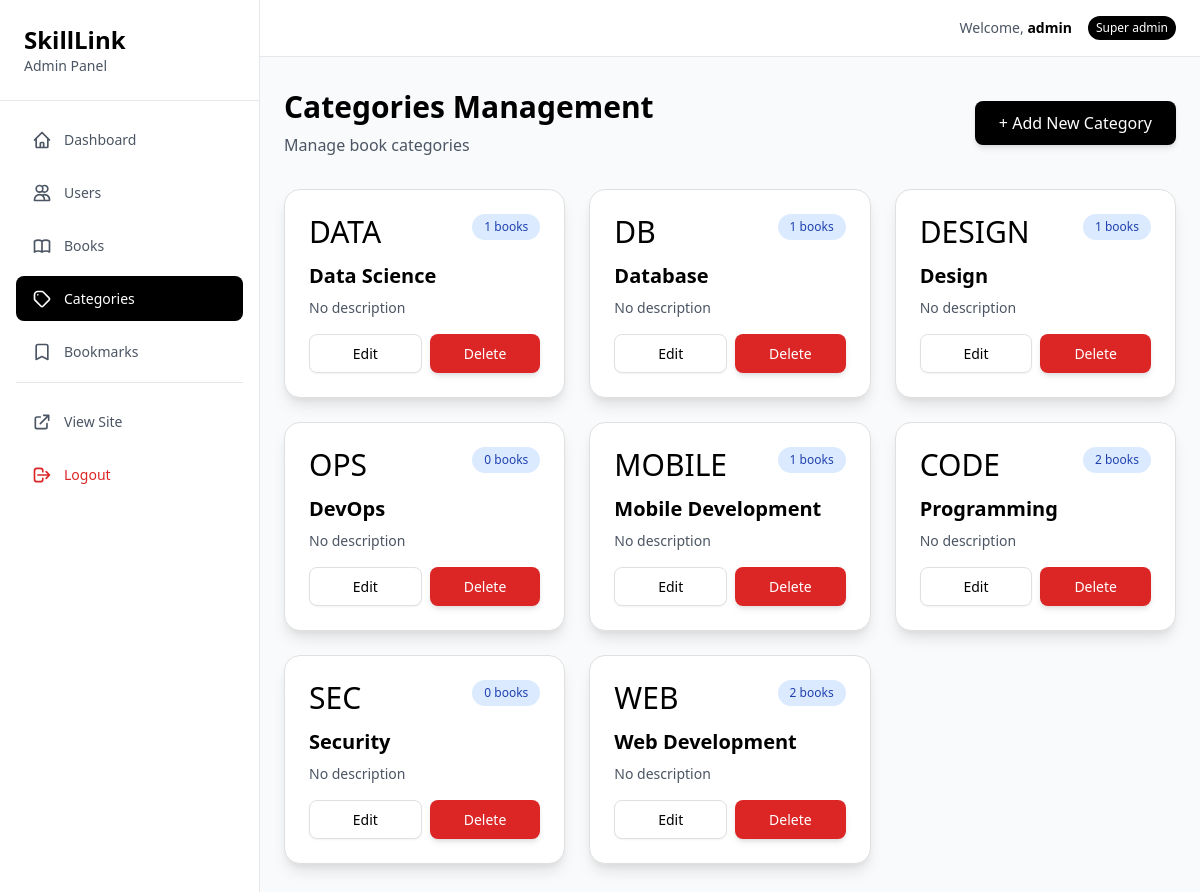
The app's page /admin/categories.php (signed in) with its own data.
### tables this page shows
CREATE TABLE IF NOT EXISTS categories (
    id INT AUTO_INCREMENT PRIMARY KEY,
    name VARCHAR(100) NOT NULL UNIQUE,
    slug VARCHAR(100) NOT NULL UNIQUE,
    description TEXT,
    icon VARCHAR(50) DEFAULT 'book',
    created_at TIMESTAMP DEFAULT CURRENT_TIMESTAMP,
    INDEX idx_slug (slug)
);

### src/controllers/AdminController.php (called while the page is built, shortened)
<?php
require_once __DIR__ . '/../models/Book.php';
require_once __DIR__ . '/../models/Category.php';
class AdminController
{
    private $categoryModel;
    public function __construct($pdo) {
        $this->categoryModel = new Category($pdo);
    }
    public function getAllCategoriesAdmin() {
        return $this->categoryModel->getBooksCount();
    }
}

### src/models/Category.php (called while the page is built, shortened)
<?php
class Category
{
    private $pdo;
    public function __construct($pdo) {
        $this->pdo = $pdo;
    }
    public function getBooksCount($categoryId = null) {
        if ($categoryId) {
            $sql = "SELECT COUNT(*) as count FROM books WHERE category_id = :category_id";
            $stmt = $this->pdo->prepare($sql);
            $stmt->execute([':category_id' => $categoryId]);
            $result = $stmt->fetch();
            return $result['count'];
        } else {
            $sql = "SELECT c.id, c.name, c.slug, c.icon, COUNT(b.id) as books_count
                    FROM categories c
                    LEFT JOIN books b ON c.id = b.category_id
                    GROUP BY c.id
                    ORDER BY c.name ASC";
            $stmt = $this->pdo->query($sql);
            return $stmt->fetchAll();
        }
    }
}

### public/admin/categories.php (the view, shortened to what this page needs)
<?php
require_once '../../src/config/database.php';
require_once '../../src/controllers/AdminController.php';
$adminController = new AdminController($pdo);
$categories = $adminController->getAllCategoriesAdmin();
require_once '../../src/includes/components/admin-header.php';
?>
<div class="mb-8">
    <div class="flex items-center justify-between">
        <div>
            <h1 class="text-3xl font-bold text-black mb-2">Categories Management</h1>
            <p class="text-gray-600">Manage book categories</p>
        </div>
        <button onclick="showCreateCategoryModal()" class="btn btn-primary">
            + Add New Category
        </button>
    </div>
</div>
<div class="grid grid-cols-1 md:grid-cols-2 lg:grid-cols-3 gap-6">
    <?php foreach ($categories as $category): ?>
        <div class="card">
            <div class="p-6">
                <div class="flex items-start justify-between mb-3">
                    <div class="text-3xl"><?php echo $category['icon']; ?></div>
                    <span class="admin-badge admin-badge-info">
                        <?php echo $category['books_count']; ?> books
                    </span>
                </div>
                <h3 class="text-xl font-bold text-black mb-2">
                    <?php echo htmlspecialchars($category['name']); ?>
                </h3>
                <p class="text-sm text-gray-600 mb-4">
                    <?php echo htmlspecialchars($category['description'] ?? 'No description'); ?>
                </p>
                <div class="flex gap-2">
                    <button
                        onclick='showEditCategoryModal(<?php echo json_encode($category); ?>)'
                        class="btn btn-secondary btn-sm flex-1">
                        Edit
                    </button>
                    <button
                        onclick="showDeleteCategoryModal(<?php echo $category['id']; ?>, '<?php echo htmlspecialchars($category['name']); ?>', <?php echo $category['books_count']; ?>)"
                        class="btn btn-danger btn-sm flex-1">
                        Delete
                    </button>
                </div>
            </div>
        </div>
    <?php endforeach; ?>
</div>
<?php require_once '../../src/includes/components/admin-footer.php'; ?>

### public/assets/css/admin.css (style rules this page uses)
.admin-badge { display: inline-block; padding: 0.25rem 0.75rem; border-radius: 9999px; font-size: 0.75rem; font-weight: 500; }
.admin-badge-info { background: #dbeafe; color: #1e40af; }

### public/assets/css/variables.css (style rules this page uses)
:root { --color-primary: #000000; --color-primary-light: #333333; --color-secondary: #000000; --color-success: #10b981; --color-danger: #dc2626; --color-warning: #f59e0b; --color-info: #3b82f6; --color-bg-primary: #FFFFFF; --color-bg-secondary: #FAFAFA; --color-bg-tertiary: #F5F5F5; --color-text-primary: #000000; --color-text-secondary: #666666; --color-text-tertiary: #999999; --color-text-muted: #666666; --color-border: #E0E0E0; --color-border-light: #F0F0F0; --color-border-dark: #D0D0D0; --gradient-primary: linear-gradient(135deg, #000000 0%, #333333 100%); --gradient-secondary: linear-gradient(135deg, #000000 0%, #333333 100%); --gradient-hero: linear-gradient(180deg, #FFFFFF 0%, #FAFAFA 100%); --gradient-card: linear-gradient(135deg, rgba(255,255,255,0.9) 0%, rgba(255,255,255,0.6) 100%); --shadow-xs: 0 1px 2px 0 rgba(0, 0, 0, 0.03); --shadow-sm: 0 1px 2px 0 rgba(0, 0, 0, 0.05); --shadow-md: 0 4px 6px -1px rgba(0, 0, 0, 0.1), 0 2px 4px -1px rgba(0, 0, 0, 0.06); --shadow-lg: 0 10px 15px -3px rgba(0, 0, 0, 0.1), 0 4px 6px -2px rgba(0, 0, 0, 0.05); --shadow-xl: 0 20px 25px -5px rgba(0, 0, 0, 0.1), 0 10px 10px -5px rgba(0, 0, 0, 0.04); --shadow-2xl: 0 25px 50px -12px rgba(0, 0, 0, 0.25); --shadow-glow: 0 0 20px rgba(0, 0, 0, 0.1); --shadow-focus: 0 0 0 3px rgba(0, 0, 0, 0.2); --transition-fast: 150ms cubic-bezier(0.4, 0, 0.2, 1); --transition-base: 200ms cubic-bezier(0.4, 0, 0.2, 1); --transition-slow: 300ms cubic-bezier(0.4, 0, 0.2, 1); --transition-slower: 500ms cubic-bezier(0.4, 0, 0.2, 1); --radius-sm: 0.25rem; --radius-md: 0.5rem; --radius-lg: 0.75rem; --radius-xl: 1rem; --radius-2xl: 1.5rem; --radius-full: 9999px; --spacing-xs: 0.25rem; --spacing-sm: 0.5rem; --spacing-md: 1rem; --spacing-lg: 1.5rem; --spacing-xl: 2rem; --spacing-2xl: 3rem; --spacing-3xl: 4rem; --text-xs: 0.75rem; --text-sm: 0.875rem; --text-base: 1rem; --text-lg: 1.125rem; --text-xl: 1.25rem; --text-2xl: 1.5rem; --text-3xl: 1.875rem; --text-4xl: 2.25rem; --text-5xl: 3rem; --font-light: 300; --font-normal: 400; --font-medium: 500; --font-semibold: 600; --font-bold: 700; --font-extrabold: 800; --z-dropdown: 1000; --z-sticky: 1020; --z-fixed: 1030; --z-modal-backdrop: 1040; --z-modal: 1050; --z-popover: 1060; --z-tooltip: 1070; }

### public/assets/css/typography.css (style rules this page uses)
.text-sm { font-size: var(--text-sm); }
.text-xl { font-size: var(--text-xl); }
.text-3xl { font-size: var(--text-3xl); }
.font-bold { font-weight: var(--font-bold); }
.text-black { color: #000000; }

### public/assets/css/buttons.css (style rules this page uses)
.btn { padding: 0.625rem 1.5rem; border-radius: var(--radius-md); font-weight: var(--font-medium); font-size: var(--text-base); line-height: 1.5; transition: all var(--transition-base); display: inline-flex; align-items: center; justify-content: center; gap: var(--spacing-sm); outline: none; cursor: pointer; border: none; text-decoration: none; white-space: nowrap; }
.btn-primary { background: var(--color-primary); color: #FFFFFF; box-shadow: var(--shadow-md); }
.btn-secondary { background-color: var(--color-bg-primary); color: var(--color-text-primary); border: 1px solid var(--color-border); box-shadow: var(--shadow-sm); }
.btn-danger { background-color: var(--color-danger); color: #FFFFFF; box-shadow: var(--shadow-md); }
.btn-sm { padding: 0.5rem 1rem; font-size: var(--text-sm); }

### public/assets/css/cards.css (style rules this page uses)
.card { background-color: var(--color-bg-primary); border-radius: var(--radius-xl); box-shadow: var(--shadow-lg); border: 1px solid var(--color-border); overflow: hidden; transition: all var(--transition-base); }

### public/assets/css/layout.css (style rules this page uses)
.justify-between { justify-content: space-between; }

### records on screen
categories: icon "DATA", books_count "1", name "Data Science", description "No description"
categories: icon "DB", books_count "1", name "Database", description "No description"
categories: icon "DESIGN", books_count "1", name "Design", description "No description"
categories: icon "OPS", books_count "0", name "DevOps", description "No description"
categories: icon "MOBILE", books_count "1", name "Mobile Development", description "No description"
categories: icon "CODE", books_count "2", name "Programming", description "No description"
categories: icon "SEC", books_count "0", name "Security", description "No description"
categories: icon "WEB", books_count "2", name "Web Development", description "No description"

### other values on screen
$_SESSION['admin_username'] "admin"
str_replace('_', ' ', $_SESSION['admin_role']) "Super admin"
